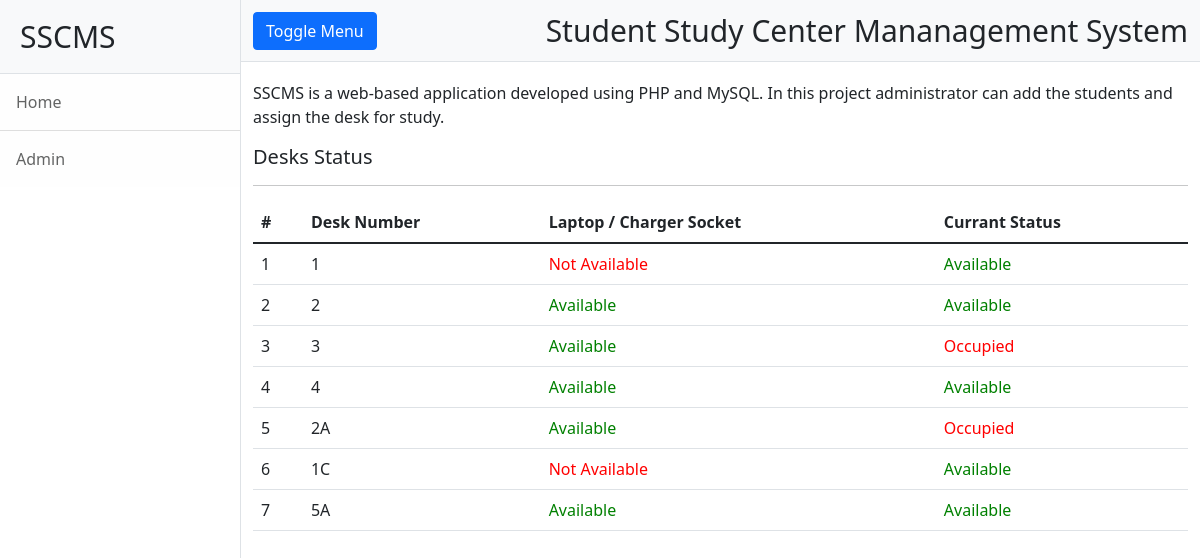
The app's page /sscms/index.php with its own data.
### tables this page shows
CREATE TABLE `tbldesk` (
  `id` int(11) NOT NULL,
  `deskNumber` varchar(120) DEFAULT NULL,
  `laptopChargerScoket` varchar(10) DEFAULT NULL,
  `isOccupied` char(1) DEFAULT NULL,
  `postingDate` timestamp NULL DEFAULT current_timestamp()
);

### sscms/index.php (the view, shortened to what this page needs)
<?php include('admin/includes/dbconnection.php');
?>
<!DOCTYPE html>
<html lang="en">
    <head>
        <link href="css/styles.css" rel="stylesheet" />
    </head>
    <body>
        <div class="d-flex" id="wrapper">
            <div class="border-end bg-white" id="sidebar-wrapper">
                <div class="sidebar-heading border-bottom bg-light" style="font-size:30px;">SSCMS</div>
                <div class="list-group list-group-flush">
                    <a class="list-group-item list-group-item-action list-group-item-light p-3" href="index.php">Home</a>
                    <a class="list-group-item list-group-item-action list-group-item-light p-3" href="admin/">Admin</a>
                </div>
            </div>
            <div id="page-content-wrapper">
                <nav class="navbar navbar-expand-lg navbar-light bg-light border-bottom">
                    <div class="container-fluid">
                        <button class="btn btn-primary" id="sidebarToggle">Toggle Menu</button>
                        <div class="collapse navbar-collapse" id="navbarSupportedContent">
                            <ul class="navbar-nav ms-auto mt-2 mt-lg-0">
                                <li class="nav-item active" style="font-size:30px;">Student Study Center Mananagement System </li>
                            </ul>
                        </div>
                    </div>
                </nav>
                <div class="container-fluid" style="padding-top:2%;">
                    <p>SSCMS is a web-based application developed using PHP and MySQL. In this project administrator can add the students and assign the desk for study.</p>
                    <p>
                      <h5> Desks Status</h5>
                      <hr />
                      <table class="table">
    <thead>
      <tr>
        <th>#</th>
        <th>Desk Number</th>
         <th>Laptop / Charger Socket</th>
        <th>Currant Status</th>
      </tr>
    </thead>
    <tbody>
                                <?php
$sql="SELECT * from tbldesk ";
$query = $dbh -> prepare($sql);
$query->execute();
$results=$query->fetchAll(PDO::FETCH_OBJ);
$cnt=1;
if($query->rowCount() > 0)
{
foreach($results as $row)
{               ?>
                                        <tr>
                                        <td><?php echo htmlentities($cnt);?></td>
                                        <td><?php  echo htmlentities($row->deskNumber);?></td>
                                          <td><?php  $lapchargerscoket=$row->laptopChargerScoket;
if($lapchargerscoket==''): echo "<span style='color:red'>Not Available</span>";
else : echo "<span style='color:green'>Available</span>";
endif; ?></td>
<td><?php  $occupiedstatus=$row->isOccupied;
if($occupiedstatus==''): echo "<span style='color:green'>Available</span>";
else : echo "<span style='color:red'>Occupied</span>";
endif; ?></td>
</tr>
<?php $cnt++;} } ?>
    </tbody>
  </table>
                </div>
            </div>
        </div>
    </body>
</html>

### records on screen
tbldesk: deskNumber "1", shows "Not Available", isOccupied "Available"
tbldesk: deskNumber "2", laptopChargerScoket "Available"
tbldesk: deskNumber "3", laptopChargerScoket "Available", isOccupied "Occupied"
tbldesk: deskNumber "4", laptopChargerScoket "Available"
tbldesk: deskNumber "2A", laptopChargerScoket "Available", isOccupied "Occupied"
tbldesk: deskNumber "1C", shows "Not Available"
tbldesk: deskNumber "5A", laptopChargerScoket "Available", isOccupied "Available"
